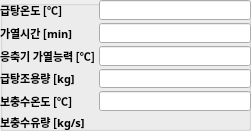
    <widget class="QGroupBox" name="steam_hot_group">
     <property name="geometry">
      <rect>
       <x>100</x>
       <y>20</y>
       <width>251</width>
       <height>131</height>
      </rect>
     </property>
     <property name="title">
      <string/>
     </property>
     <widget class="QWidget" name="formLayoutWidget_5">
      <property name="geometry">
       <rect>
        <x>0</x>
        <y>0</y>
        <width>251</width>
        <height>131</height>
       </rect>
      </property>
      <layout class="QFormLayout" name="formLayout_8">
       <property name="horizontalSpacing">
        <number>3</number>
       </property>
       <property name="verticalSpacing">
        <number>3</number>
       </property>
       <property name="leftMargin">
        <number>0</number>
       </property>
       <property name="topMargin">
        <number>0</number>
       </property>
       <property name="rightMargin">
        <number>0</number>
       </property>
       <property name="bottomMargin">
        <number>0</number>
       </property>
       <item row="0" column="0">
        <widget class="QLabel" name="Thot_target_label">
         <property name="font">
          <font>
           <family>굴림</family>
           <pointsize>8</pointsize>
           <weight>75</weight>
           <bold>true</bold>
          </font>
         </property>
         <property name="text">
          <string>급탕온도 [℃]</string>
         </property>
        </widget>
       </item>
       <item row="0" column="1">
        <widget class="QLineEdit" name="Thot_target_edit">
         <property name="enabled">
          <bool>true</bool>
         </property>
         <property name="font">
          <font>
           <family>HY견고딕</family>
           <pointsize>8</pointsize>
           <weight>50</weight>
           <bold>false</bold>
          </font>
         </property>
         <property name="focusPolicy">
          <enum>Qt::StrongFocus</enum>
         </property>
         <property name="styleSheet">
          <string notr="true">border-color: rgb(255, 255, 255);</string>
         </property>
         <property name="text">
          <string/>
         </property>
        </widget>
       </item>
       <item row="1" column="0">
        <widget class="QLabel" name="time_target_label">
         <property name="font">
          <font>
           <family>굴림</family>
           <pointsize>8</pointsize>
           <weight>75</weight>
           <bold>true</bold>
          </font>
         </property>
         <property name="text">
          <string>가열시간 [min]</string>
         </property>
        </widget>
       </item>
       <item row="1" column="1">
        <widget class="QLineEdit" name="time_target_edit">
         <property name="enabled">
          <bool>true</bool>
         </property>
         <property name="font">
          <font>
           <family>HY견고딕</family>
           <pointsize>8</pointsize>
           <weight>50</weight>
           <bold>false</bold>
          </font>
         </property>
         <property name="focusPolicy">
          <enum>Qt::StrongFocus</enum>
         </property>
         <property name="styleSheet">
          <string notr="true">border-color: rgb(255, 255, 255);</string>
         </property>
         <property name="text">
          <string/>
         </property>
        </widget>
       </item>
       <item row="2" column="0">
        <widget class="QLabel" name="dT_lift_label">
         <property name="font">
          <font>
           <family>굴림</family>
           <pointsize>8</pointsize>
           <weight>75</weight>
           <bold>true</bold>
          </font>
         </property>
         <property name="toolTip">
          <string>&lt;html&gt;&lt;head/&gt;&lt;body&gt;&lt;p&gt;급탕 히트펌프 모델링 시 응축기에서 가열할 수 있는 능력을 상수로 입력&lt;/p&gt;&lt;p&gt;Ex. 응축기 가열능력 10℃ 입력시 (Tcondout-Tcondin ) = 10℃&lt;/p&gt;&lt;/body&gt;&lt;/html&gt;</string>
         </property>
         <property name="text">
          <string>응축기 가열능력 [℃]</string>
         </property>
        </widget>
       </item>
       <item row="2" column="1">
        <widget class="QLineEdit" name="dT_lift_edit">
         <property name="enabled">
          <bool>true</bool>
         </property>
         <property name="font">
          <font>
           <family>HY견고딕</family>
           <pointsize>8</pointsize>
           <weight>50</weight>
           <bold>false</bold>
          </font>
         </property>
         <property name="focusPolicy">
          <enum>Qt::StrongFocus</enum>
         </property>
         <property name="styleSheet">
          <string notr="true">border-color: rgb(255, 255, 255);</string>
         </property>
         <property name="text">
          <string/>
         </property>
        </widget>
       </item>
       <item row="3" column="0">
        <widget class="QLabel" name="m_load_label">
         <property name="font">
          <font>
           <family>굴림</family>
           <pointsize>8</pointsize>
           <weight>75</weight>
           <bold>true</bold>
          </font>
         </property>
         <property name="text">
          <string>급탕조용량 [kg]</string>
         </property>
        </widget>
       </item>
       <item row="3" column="1">
        <widget class="QLineEdit" name="m_load_edit">
         <property name="enabled">
          <bool>true</bool>
         </property>
         <property name="font">
          <font>
           <family>HY견고딕</family>
           <pointsize>8</pointsize>
           <weight>50</weight>
           <bold>false</bold>
          </font>
         </property>
         <property name="focusPolicy">
          <enum>Qt::StrongFocus</enum>
         </property>
         <property name="styleSheet">
          <string notr="true">border-color: rgb(255, 255, 255);</string>
         </property>
         <property name="text">
          <string/>
         </property>
        </widget>
       </item>
       <item row="4" column="0">
        <widget class="QLabel" name="Tmakeup_label">
         <property name="font">
          <font>
           <family>굴림</family>
           <pointsize>8</pointsize>
           <weight>75</weight>
           <bold>true</bold>
          </font>
         </property>
         <property name="text">
          <string>보충수온도 [℃]</string>
         </property>
        </widget>
       </item>
       <item row="4" column="1">
        <widget class="QLineEdit" name="Tmakeup_edit">
         <property name="enabled">
          <bool>true</bool>
         </property>
         <property name="font">
          <font>
           <family>HY견고딕</family>
           <pointsize>8</pointsize>
           <weight>50</weight>
           <bold>false</bold>
          </font>
         </property>
         <property name="focusPolicy">
          <enum>Qt::StrongFocus</enum>
         </property>
         <property name="styleSheet">
          <string notr="true">border-color: rgb(255, 255, 255);</string>
         </property>
         <property name="text">
          <string/>
         </property>
        </widget>
       </item>
       <item row="5" column="0">
        <widget class="QLabel" name="mmakeup_label">
         <property name="font">
          <font>
           <family>굴림</family>
           <pointsize>8</pointsize>
           <weight>75</weight>
           <bold>true</bold>
          </font>
         </property>
         <property name="text">
          <string>보충수유량 [kg/s]</string>
         </property>
        </widget>
       </item>
       <item row="5" column="1">
        <widget class="QLabel" name="mmakeup_edit">
         <property name="font">
          <font>
           <family>HY견고딕</family>
           <pointsize>8</pointsize>
          </font>
         </property>
         <property name="text">
          <string/>
         </property>
        </widget>
       </item>
      </layout>
     </widget>
    </widget>
